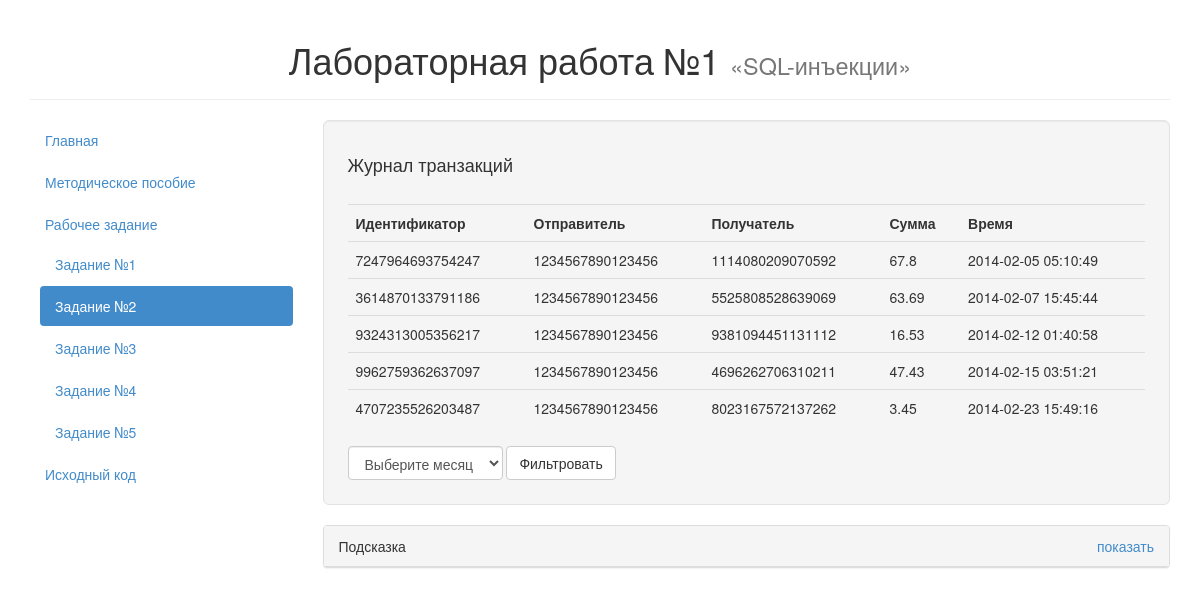
Screenshot of /cases/2/index.php with the database file from the repository.
### tables this page shows
CREATE TABLE `transactions` (
    `id` BIGINT PRIMARY KEY,
    `sender` BIGINT,
    `recipient` BIGINT,
    `amount` REAL,
    `time` TIMESTAMP
);

### cases/2/index.php (the view, shortened to what this page needs)
<!DOCTYPE html>
<html lang="ru">
	<head>
		<link href="../../css/bootstrap.min.css" rel="stylesheet">
	</head>
	<body>
		<div class="container">
			<div class="page-header">
				<h1 class="text-center">Лабораторная работа №1 <small>&laquo;SQL-инъекции&raquo;</small></h1>
			</div>
			<div class="row">
				<div class="col-md-3">
					<ul class="nav nav-pills nav-stacked">
						<li><a href="../../">Главная</a></li>
						<li><a href="../../documentation.html">Методическое пособие</a></li>
						<li>
							<a href="#">Рабочее задание</a>
							<ul class="nav nav-pills nav-stacked nav-inner">
								<li><a href="../1/">Задание №1</a></li>
								<li class="active"><a href=".">Задание №2</a></li>
								<li><a href="../3/">Задание №3</a></li>
								<li><a href="../4/">Задание №4</a></li>
								<li><a href="../5/">Задание №5</a></li>
							</ul>
						</li>
						<li><a href="https://github.com/toogle/sql-lab" target="_blank">Исходный код</a></li>
					</ul>
				</div>
				<div class="col-md-9">
					<div class="well well-lg">
						<h4>Журнал транзакций</h4>
						<table class="table">
							<tr>
								<th>Идентификатор</td>
								<th>Отправитель</td>
								<th>Получатель</td>
								<th>Сумма</td>
								<th>Время</td>
							</tr>
							<?php
							$conn = @mysqli_connect('localhost', 'sql-lab', 'sql-lab', 'sql-lab');
							mysqli_query($conn, "SET NAMES utf8");
							mysqli_query($conn, "SET CHARACTER SET utf8");
							mysqli_set_charset($conn, 'utf8');
							$month = isset($_GET['month']) ? $_GET['month'] : date('n');
							$limit = isset($_GET['limit']) ? $_GET['limit'] : 20;
							$sql  = "SELECT id, sender, recipient, amount, time";
							$sql .= "  FROM transactions";
							$sql .= "  WHERE sender = 1234567890123456";
							$sql .= "    AND EXTRACT(MONTH FROM time) = ${month}";
							$sql .= "  ORDER BY time ASC";
							$sql .= "  LIMIT ${limit}";
							$res = mysqli_query($conn, $sql);
							if ($res) {
								if (mysqli_num_rows($res) > 0) {
									while ($row = mysqli_fetch_assoc($res)) {
										$html  = "<tr>";
										$html .= "  <td>${row['id']}</td>";
										$html .= "  <td>${row['sender']}</td>";
										$html .= "  <td>${row['recipient']}</td>";
										$html .= "  <td>${row['amount']}</td>";
										$html .= "  <td>${row['time']}</td>";
										$html .= "</tr>";
										echo $html;
									}
								} else {
									$html  = "<tr>";
									$html .= "  <td colspan=\"5\">Ничего не найдено.</td>";
									$html .= "</tr>";
									echo $html;
								}
							}
							?>
						</table>
						<form class="form-inline" method="GET">
							<div class="form-group">
								<select class="form-control" id="month-select" name="month">
									<option value="<?php echo date('n'); ?>">Выберите месяц</option>
								</select>
							</div>
							<button type="submit" class="btn btn-default">Фильтровать</button>
						</form>
					</div>
					<div class="panel panel-default">
						<div class="panel-heading">
							Подсказка
							<a href="#" class="pull-right" data-toggle="collapse" data-target="#hint">показать</a>
						</div>
					</div>
				</div>
			</div>
		</div>
	</body>
</html>

### cases/2/index.php (style rules this page uses)
h4 { margin-bottom: 30px; }
.nav-inner { margin-left: 10px; }

### rows the page displays
transactions: id "7247964693754247", sender "1234567890123456", recipient "1114080209070592", amount "67.8", time "2014-02-05 05:10:49"
transactions: id "3614870133791186", sender "1234567890123456", recipient "5525808528639069", amount "63.69", time "2014-02-07 15:45:44"
transactions: id "9324313005356217", sender "1234567890123456", recipient "9381094451131112", amount "16.53", time "2014-02-12 01:40:58"
transactions: id "9962759362637097", sender "1234567890123456", recipient "4696262706310211", amount "47.43", time "2014-02-15 03:51:21"
transactions: id "4707235526203487", sender "1234567890123456", recipient "8023167572137262", amount "3.45", time "2014-02-23 15:49:16"
